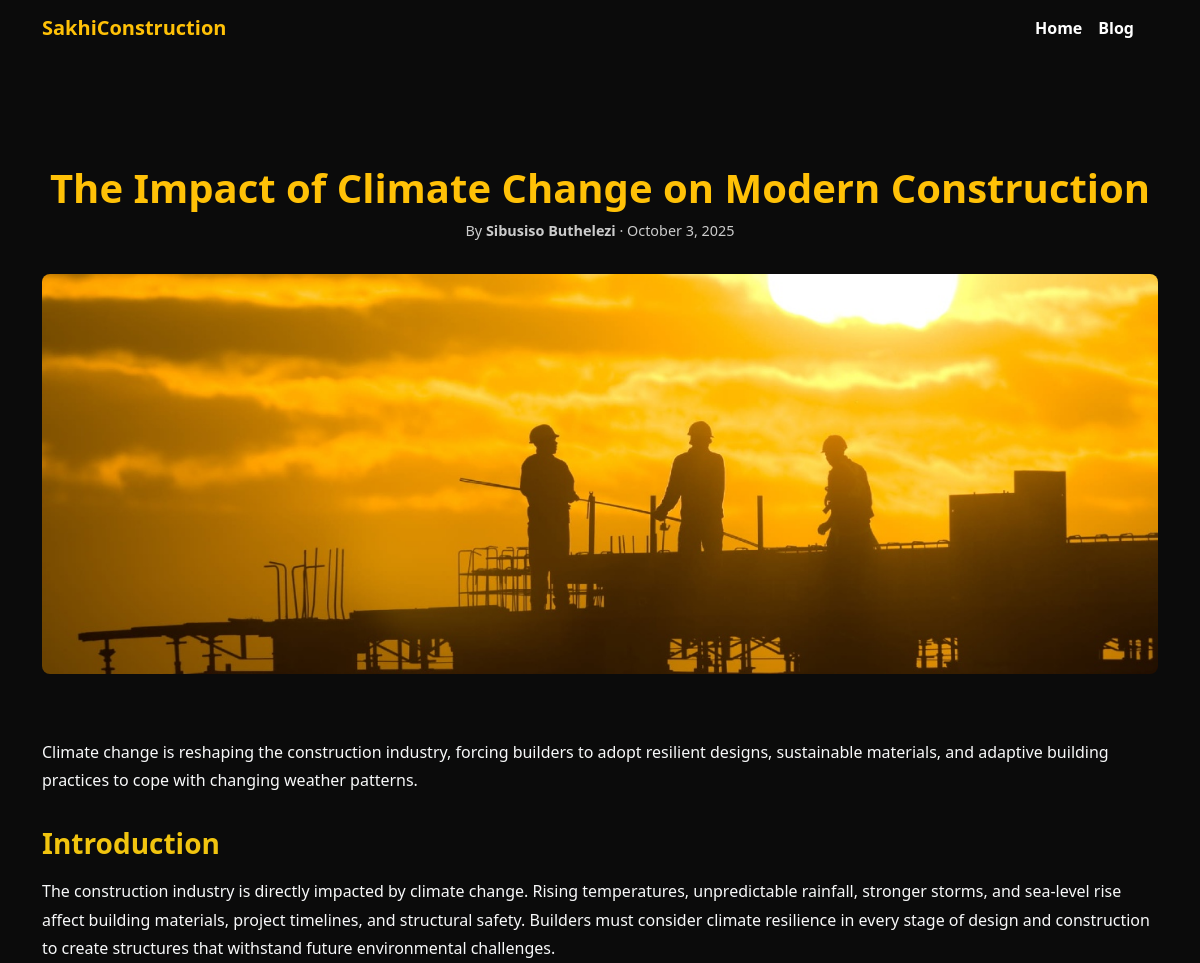
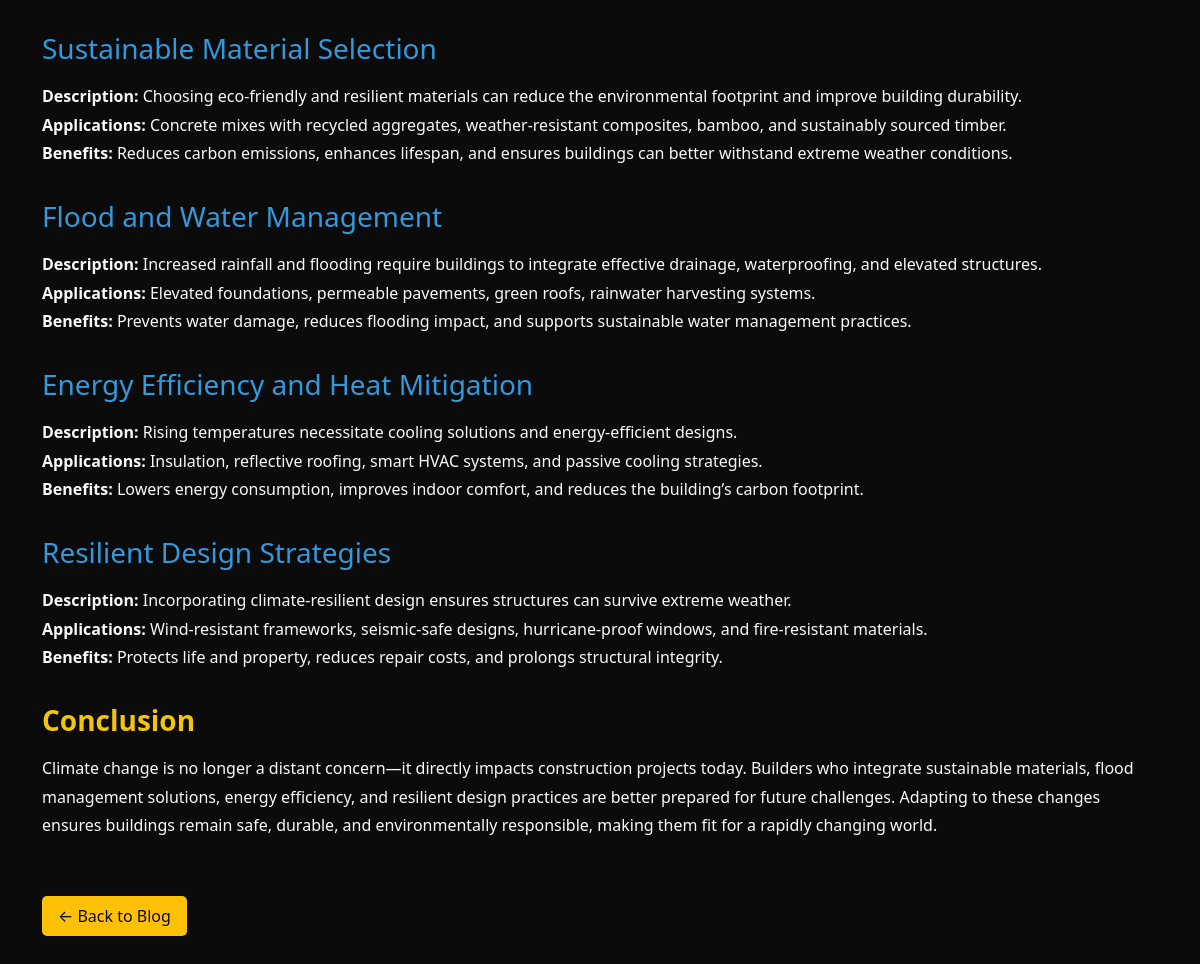
Page /blog/post/the-impact-of-climate-change-on-modern-construction/ on the committed database (2 pictures, top to bottom).
### blog/models.py (models this page shows, shortened)
class Post(models.Model):
    image = models.ImageField(upload_to='posts/', default='construction.jpg')
    title = models.CharField(max_length=200)
    slug = models.SlugField(max_length=200, unique=False ,  blank=True)
    description = models.TextField(default='No description available.')
    content = RichTextField()
    author = models.ForeignKey(User, on_delete=models.CASCADE)
    created_at = models.DateTimeField(auto_now_add=True)

### blog/views.py (the view)
# urls.py: path('post/<slug:slug>/', BlogPageView.as_view(), name='blog_post'),
class BlogPageView(TemplateView):
    template_name = "blog_template.html"
    def get(self, request , slug):
        try:
            self.post = Post.objects.get(slug=slug)
        except Post.DoesNotExist:
            return render(request, "404.html")
        return render(request, self.template_name , {"post": self.post})

### templates/blog_template.html (shortened to what this page needs)
{% load static %}
<!DOCTYPE html>
<html lang="en">
<head>
  <link href="https://cdn.jsdelivr.net/npm/bootstrap@5.3.3/dist/css/bootstrap.min.css" rel="stylesheet">
  <link rel="stylesheet" href="{% static 'styles/nav.css' %}">
  <link rel="stylesheet" href="{% static 'styles/main.css' %}">
</head>
<body>
<nav class="navbar navbar-expand-lg navbar-dark navbar-custom fixed-top">
  <div class="container">
    <a class="navbar-brand" href="{% url 'home' %}">SakhiConstruction</a>
    <div class="collapse navbar-collapse" id="navbarNav">
      <ul class="navbar-nav ms-auto me-3">
        <li class="nav-item"><a style="font-weight: bolder;" class="nav-link" href="{% url 'home' %}">Home</a></li>
        <li class="nav-item"><a style="font-weight: bolder;" class="nav-link" href="{% url 'blog_list' %}">Blog</a></li>
      </ul>
    </div>
  </div>
</nav>
<main class="container" style="padding-top: 100px; padding-bottom: 4rem;">
  <header class="blog-header">
    <h1>{{ post.title }}</h1>
    <p class="blog-meta">By <b>{{ post.author.first_name }} {{ post.author.last_name }} </b> · {{ post.created_at|date:"F j, Y" }}</p>
    <img src="{{ post.image.url }}" alt="{{ post.title }}" class="blog-img">
  </header>
  <article class="blog-content text-light">
    <p>{{ post.description }}</p>
    {{ post.content|safe }}
    <a href="{% url 'blog_list' %}" class="btn btn-back">← Back to Blog</a>
  </article>
</main>
</body>
</html>

### static/styles/nav.css (style rules this page uses)
.navbar-custom { background-color: #0B0B0B; }
.navbar-custom .nav-link { color: #fff; }
.navbar-custom .navbar-brand { font-weight: 700; color: #ffc107 !important; }

### templates/blog_template.html (style rules this page uses)
body { background-color: #0B0B0B; color: #fff; }
a { color: #ffc107; }
.blog-header { text-align: center; padding: 4rem 0 2rem 0; }
.blog-header h1 { color: #ffc107; font-weight: 700; }
.blog-meta { color: #ccc; font-size: 0.9rem; margin-bottom: 2rem; }
.blog-img { width: 100%; max-height: 400px; object-fit: cover; border-radius: 8px; margin-bottom: 2rem; }
.blog-content p { line-height: 1.8; margin-bottom: 1.5rem; }
.blog-content h2, .blog-content h3 { color: #ffc107; margin-top: 2rem; margin-bottom: 1rem; }
.btn-back { margin-top: 2rem; background-color: #ffc107; color: #0B0B0B; border: none; padding: 8px 16px; border-radius: 5px; text-decoration: none; }

### rows in the picture
Post: title "The Impact of Climate Change on Modern Construction", author.first_name "Sibusiso", author.last_name "Buthelezi", created_at "October 3, 2025", image (picture), description "Climate change is reshaping the construction industry, forcing builders to adopt resilient designs, sustainable materials, and adaptive building practices to cope with changing weather patterns.", content "Introduction The construction industry is directly impacted by climate change. Rising temperatures, unpredictable rainfall, stronger storms, and sea-level rise affect building materials, project timelines, and structural safety. Builders must consider climate resilience in every stage of design and construction to create structures that withstand future environmental challenges. Sustainable Material Selection Description: Choosing eco-friendly and resilient materials can reduce the environmental footprint and improve building durability. Applications: Concrete mixes with recycled aggregates, weather-resistant composites, bamboo, and sustainably sourced timber. Benefits: Reduces carbon…"
